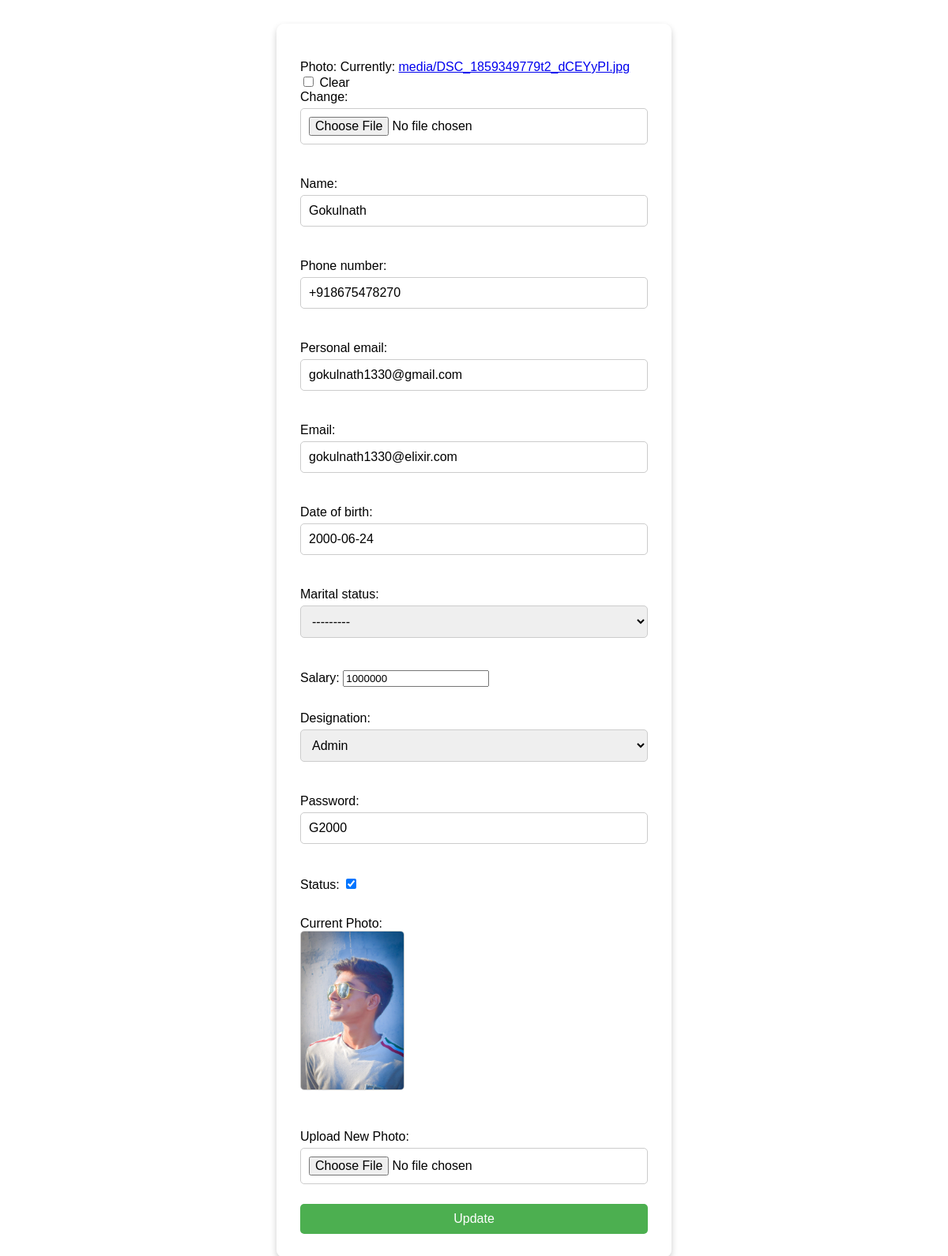
/update_view/1?name=Gokulnath (signed in), run on the app's committed database.
### homepage/models.py (models this page shows, shortened)
class ElixirModel(models.Model):
    photo = models.ImageField(upload_to='media/', null=True, blank=True)
    name = models.CharField(max_length=200)
    user = models.OneToOneField(User, on_delete=models.CASCADE, related_name='profile')
    phone_number = PhoneNumberField(max_length=128, default="", region='IN')
    email = models.EmailField(blank=True, default="@elixir.com")
    personal_email = models.EmailField(blank=True, default="")
    designation = models.ForeignKey(Group, on_delete=models.CASCADE)
    status = models.BooleanField(default=True)
    salary = models.IntegerField()
    password = models.CharField(max_length=15)
    marital_status = models.ForeignKey(MaritalStatus, on_delete=models.SET_NULL, null=True, blank=True)
    date_of_birth = models.DateField(null=True, blank=True)

### homepage/views.py (the view)
# urls.py: path('update_view/<int:id>', views.update_view),
@login_required
def update_view(request, id):
    context = {}
    obj = get_object_or_404(ElixirModel, id=id)
    if request.method == 'POST':
        form = GeeksForm(request.POST, request.FILES, instance=obj)
        if form.is_valid():
            elixir_instance = form.save()
            user = elixir_instance.user
            user.username = elixir_instance.name
            user.set_password(elixir_instance.password)
            user.email = elixir_instance.email
            user.save()
            if 'photo' in request.FILES:
                photo = request.FILES['photo']
                fs = FileSystemStorage()
                filename = fs.save(photo.name, photo)
                elixir_instance.photo = fs.url(filename)
                elixir_instance.save()
            return redirect('view_employee')
    else:
        form = GeeksForm(instance=obj)
    context["form"] = form
    context["object"] = obj
    return render(request, "update_view.html", context)

### homepage/forms.py
class GeeksForm(forms.ModelForm):
    class Meta:
        model = ElixirModel
        fields = [
            'photo',
            "name",
            "phone_number",
            "personal_email",
            "email",
            "date_of_birth",
            'marital_status',
            "salary",
            "designation",
            "password",
            "status",
        ]
    def __init__(self, *args, **kwargs):
        super(GeeksForm, self).__init__(*args, **kwargs)
        self.fields['designation'].queryset = Group.objects.all()

### homepage/templates/update_view.html (shortened to what this page needs)
<!DOCTYPE html>
<html lang="en">
<head>
</head>
<body>
  <div class="main">
    <form method="POST" enctype="multipart/form-data">
      {{ form.as_p }}
      {% if object.photo %}
        <p>
          <label>Current Photo:</label><br>
          <img src="{{ object.photo.url }}" alt="Current Photo">
        </p>
      {% endif %}
      <p>
        <label for="photo">Upload New Photo:</label>
        <input type="file" id="photo" name="photo">
      </p>
      <button type="submit">Update</button>
    </form>
  </div>
</body>
</html>

### homepage/templates/update_view.html (style rules this page uses)
body { background-image: url('https://www.mastersofterp.com/images/HR-Management.webp'); background-size: cover; background-position: center; background-repeat: no-repeat; margin: 0; padding: 0; font-family: Arial, sans-serif; height: 100%; overflow: auto; }
.main { width: 90%; max-width: 500px; background-color: rgba(255, 255, 255, 0.9); padding: 30px; border-radius: 10px; box-shadow: 0 4px 8px rgba(0, 0, 0, 0.2); margin: 30px auto; box-sizing: border-box; }
form { display: flex; flex-direction: column; }
form p { margin-bottom: 15px; }
input[type="text"], input[type="email"], input[type="password"], select, textarea, input[type="file"] { width: 100%; padding: 10px; margin: 5px 0 10px; border: 1px solid #ccc; border-radius: 5px; box-sizing: border-box; font-size: 1em; }
img { max-width: 100%; max-height: 200px; margin-bottom: 15px; border: 1px solid #ccc; border-radius: 5px; }
button { padding: 10px 20px; background-color: #4CAF50; color: white; border: none; border-radius: 5px; cursor: pointer; font-size: 1em; transition: background-color 0.3s; }

### data on the page
ElixirModel: name "Gokulnath", phone_number "+918675478270", personal_email "gokulnath1330@gmail.com", email "gokulnath1330@elixir.com", date_of_birth "2000-06-24", marital_status "---------", salary "1000000", designation "Admin", password "G2000", status "☑", photo (picture)
